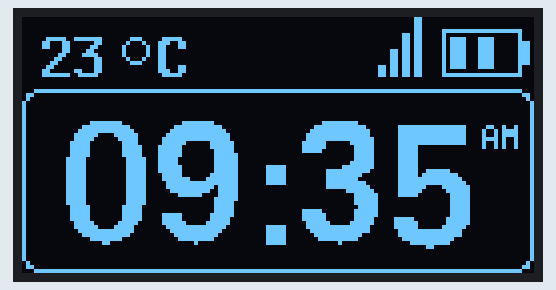
This sketch was run on a simulated Arduino Uno, built with avr-gcc and run on an emulated ATmega328P. Shown: 128×64 one-colour display.

Above: at 1.3 s.

The sketch:

oled.ino
```cpp
// Inclui a biblioteca
#include <U8glib.h>

// Display que não envia AC
U8GLIB_SSD1306_128X64 u8g(U8G_I2C_OPT_NO_ACK);

// Função draw é executada apenas uma vez
void draw()
{
  // Comandos graficos para o display devem ser colocados aqui
  // Seleciona a fonte de texto
  u8g.setFont(u8g_font_8x13B);

  // Linha superior - temperatura
  u8g.drawStr( 5, 15, "23");
  u8g.drawCircle(28, 8, 3);
  u8g.drawStr( 34, 15, "C");

  // Hora
  u8g.setFont(u8g_font_fub30);
  u8g.drawStr( 10, 57, "09:35");

  // Texto - AM
  u8g.setFont(u8g_font_5x7);
  u8g.drawStr( 115, 33, "AM");

  // Moldura relogio
  u8g.drawRFrame(0, 18, 128, 46, 4);

  // Desenho bateria
  u8g.drawRFrame(105, 3, 20, 12 , 0);
  u8g.drawBox(125, 6, 2, 6);
  u8g.drawBox(107, 5, 4, 8);
  u8g.drawBox(114, 5, 4, 8);

  // Desenho linhas sinal
  u8g.drawVLine(99, 0, 15);
  u8g.drawVLine(98, 0, 15);
  u8g.drawVLine(96, 4, 11);
  u8g.drawVLine(95, 4, 11);
  u8g.drawVLine(93, 8, 7);
  u8g.drawVLine(92, 8, 7);
  u8g.drawVLine(90, 12, 3);
  u8g.drawVLine(89, 12, 3);
}

// Função setup é executada apenas uma vez
void setup(void)
{
  // inicia a comunicação serial a 9600 bits por segundo
  Serial.begin(9600);
  // Cor Branca
  if ( u8g.getMode() == U8G_MODE_R3G3B2 ) {
    u8g.setColorIndex(255);
  }
  // Intensidade máxima
  else if ( u8g.getMode() == U8G_MODE_GRAY2BIT ) {
    u8g.setColorIndex(3);
  }
  // Pixel ligado
  else if ( u8g.getMode() == U8G_MODE_BW ) {
    u8g.setColorIndex(1);
  }
  else if ( u8g.getMode() == U8G_MODE_HICOLOR ) {
    u8g.setHiColorByRGB(255, 255, 255);
  }
}

/* Essas variáveis são globais pois é necessário
 * manter os valores independente do contexto de
 * execução da função tarefa_1 */
const unsigned long periodo_tarefa_1 = 1000;
unsigned long tempo_tarefa_1 = millis();

// Função loop é para executar repetidamente o código
void tarefa_1()
{
  unsigned long tempo_atual = millis();

  if(tempo_atual - tempo_tarefa_1 > periodo_tarefa_1) {
    tempo_tarefa_1 = tempo_atual;

  u8g.firstPage();
  do
  {
    draw();
  } while ( u8g.nextPage() );
  }
}

void loop() {

  tarefa_1();
}
```
